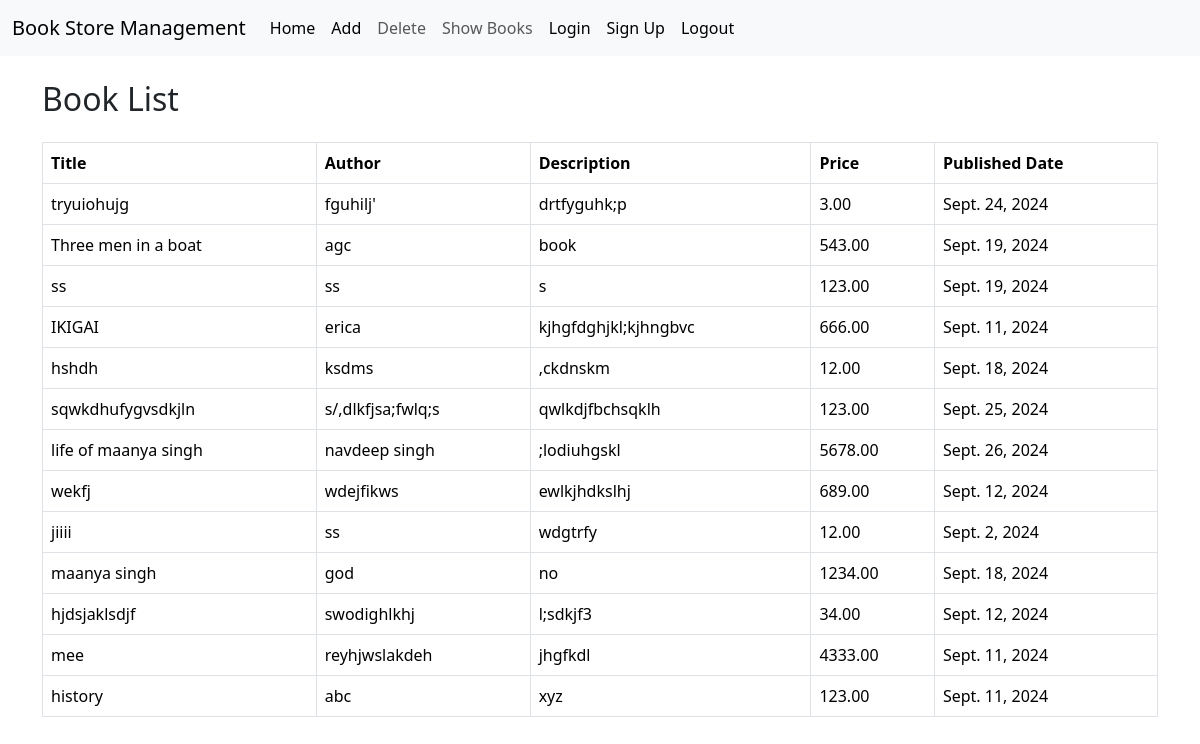
Page /show/ on the committed database.
### books/models.py (models this page shows, shortened)
class Book(models.Model):                            #model class which is another table in db
    title = models.CharField(max_length=200)         #text field in Book model
    author = models.CharField(max_length=200)        #text field in Book model
    description = models.TextField()                 #text field used for storing large amount of text
    price = models.DecimalField(max_digits=6, decimal_places=2)      #decimal field used for storing decimal values
    published_date = models.DateField()                              #date field used to store the date when the book got published

### books/views.py (the view)
# urls.py: path('show/',views.book_list,name='show'),
def book_list(request):
    books=Book.objects.all()                                #gives list of all the books in db
    return render(request,'book.html',{"books": books})

### books/templates/book.html (shortened to what this page needs)
{% extends 'books/base.html' %}
{% block body %}
    <div class="container mt-4">
        <h2 class="mb-4">Book List</h2>
        <table class="table table-bordered">
            <thead class="thead-light">
                <tr>
                    <th scope="col">Title</th>
                    <th scope="col">Author</th>
                    <th scope="col">Description</th>
                    <th scope="col">Price</th>
                    <th scope="col">Published Date</th>
                </tr>
            </thead>
            <tbody>
              {% for book in books %}
              <tr>
                  <td>{{ book.title }}</td>
                  <td>{{ book.author }}</td>
                  <td>{{ book.description }}</td>
                  <td>{{ book.price }}</td>
                  <td>{{ book.published_date }}</td>
              </tr>
              {% endfor %}
            </tbody>
        </table>
    </div>
{% endblock body %}

### books/templates/books/base.html (shortened to what this page needs)
<!doctype html>
<html lang="en">
<head>
    <link href="https://cdn.jsdelivr.net/npm/bootstrap@5.3.3/dist/css/bootstrap.min.css" rel="stylesheet"
>
</head>
<body>
    <nav class="navbar navbar-expand-lg bg-body-tertiary">
        <div class="container-fluid">
            <a class="navbar-brand" href="#">Book Store Management</a>
            <div class="collapse navbar-collapse" id="navbarSupportedContent" >
                <ul class="navbar-nav me-auto mb-2 mb-lg-0">
                    <li class="nav-item">
                        <a class="nav-link active" aria-current="page" href="{% url 'Home' %}">Home</a>
                    </li>
                    <li class="nav-item">
                        <a class="nav-link active" aria-current="page" href="{% url 'add' %}">Add</a>
                    </li>
                    <li class="nav-item">
                        <a class="nav-link" href="{% url 'delete' %}">Delete</a>
                    </li>
                    <li class="nav-item">
                        <a class="nav-link" href="{% url 'show' %}">Show Books</a>
                    </li>
                    <li class="nav-item">
                        <a class="nav-link active" aria-current="page" href="{% url 'login' %}">Login</a>
                    </li>
                    <li class="nav-item">
                        <a class="nav-link active" aria-current="page" href="{% url 'Signup' %}">Sign Up</a>
                    </li>
                    <li class="nav-item">
                        <a class="nav-link active" aria-current="page" href="{% url 'logout' %}">Logout</a>
                    </li>
                </ul>
            </div>
        </div>
    </nav>
    {% block body %}{% endblock body %}
</body>
</html>

### rows in the picture
Book: title "tryuiohujg", author "fguhilj'", description "drtfyguhk;p", price "3.00", published_date "Sept. 24, 2024"
Book: title "Three men in a boat", author "agc", description "book", price "543.00", published_date "Sept. 19, 2024"
Book: title "ss", author "ss", description "s", price "123.00", published_date "Sept. 19, 2024"
Book: title "IKIGAI", author "erica", description "kjhgfdghjkl;kjhngbvc", price "666.00", published_date "Sept. 11, 2024"
Book: title "hshdh", author "ksdms", description ",ckdnskm", price "12.00", published_date "Sept. 18, 2024"
Book: title "sqwkdhufygvsdkjln", author "s/,dlkfjsa;fwlq;s", description "qwlkdjfbchsqklh", price "123.00", published_date "Sept. 25, 2024"
Book: title "life of maanya singh", author "navdeep singh", description ";lodiuhgskl", price "5678.00", published_date "Sept. 26, 2024"
Book: title "wekfj", author "wdejfikws", description "ewlkjhdkslhj", price "689.00", published_date "Sept. 12, 2024"
Book: title "jiiii", author "ss", description "wdgtrfy", price "12.00", published_date "Sept. 2, 2024"
Book: title "maanya singh", author "god", description "no", price "1234.00", published_date "Sept. 18, 2024"
Book: title "hjdsjaklsdjf", author "swodighlkhj", description "l;sdkjf3", price "34.00", published_date "Sept. 12, 2024"
Book: title "mee", author "reyhjwslakdeh", description "jhgfkdl", price "4333.00", published_date "Sept. 11, 2024"
Book: title "history", author "abc", description "xyz", price "123.00", published_date "Sept. 11, 2024"
